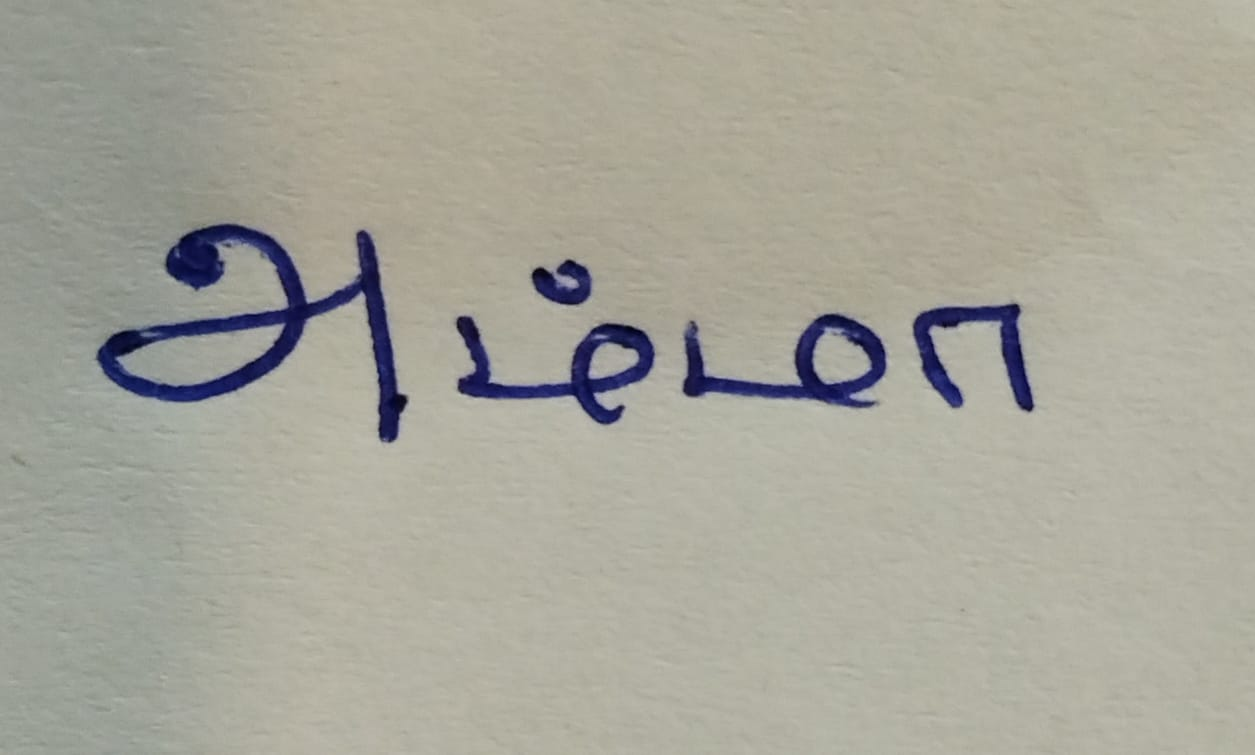
#> input picture WhatsApp Image 2023-04-25 at 11.31.41 AM.jpeg, 1255 x 755 px
$ python steno.py
#> lines starting #> are read from the running program, lines starting #| are printed output that depends on the picture
#> the answer given: 1
# importing the required libraries
import cv2
import numpy as np
import types
from google.colab.patches import cv2_imshow

# converting types to binary
# [73 lines left out: functions msg_to_bin, hide_data, show_data, not called in this run]

# defining function to encode data into Image
def encodeText():
    img_name = input("Enter image name (with extension): ")
#> the answer given: WhatsApp Image 2023-04-25 at 11.31.41 AM.jpeg
    # reading the input image using OpenCV-Python
    img = cv2.imread(img_name)
#> img is the input picture: shape (755, 1255, 3); mean B, G, R 154.1, 165.3, 166.7

    # printing the details of the image
    print("The shape of the image is: ", img.shape) # checking the image shape to calculate the number of bytes in it
#| The shape of the image is:  (755, 1255, 3)
    print("The original image is as shown below: ")
    # resizing the image as per the need
    resizedImg = cv2.resize(img, (500, 500))
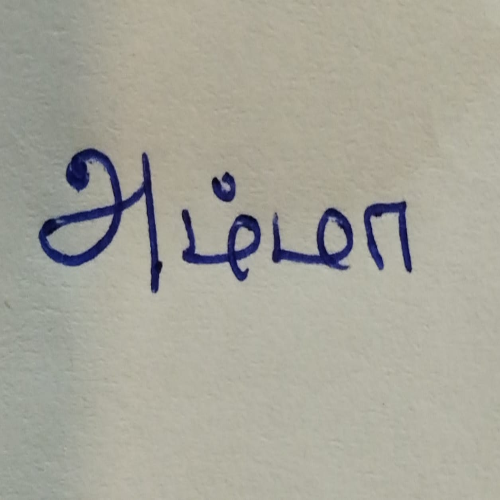
#> resizedImg: shape (500, 500, 3); mean B, G, R 154, 165.2, 166.6
    # displaying the image
    cv2_imshow(resizedImg)

#> (the run stopped early here; a loop or call above may not have finished)

$ run again, on test.jpeg
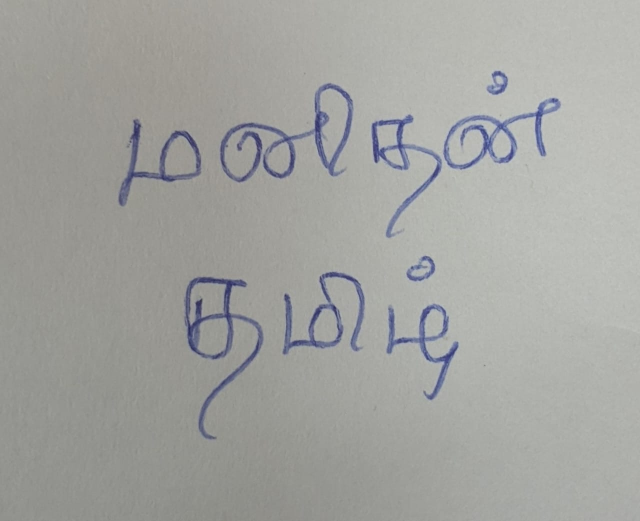
#> input picture test.jpeg, 1280 x 1042 px (shown at 1/2 size)
#> in encodeText, img is the input picture: shape (1042, 1280, 3); mean B, G, R 159.6, 162.9, 162.1
#| The shape of the image is:  (1042, 1280, 3)
#> in encodeText, `resizedImg = cv2.resize(img, (500, 500))`:
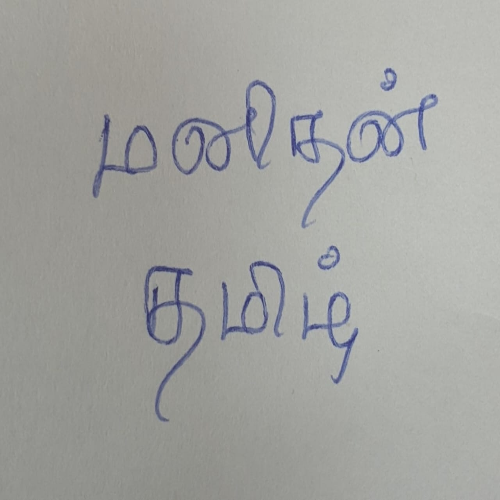
#> resizedImg: shape (500, 500, 3); mean B, G, R 159.5, 162.8, 162.1
